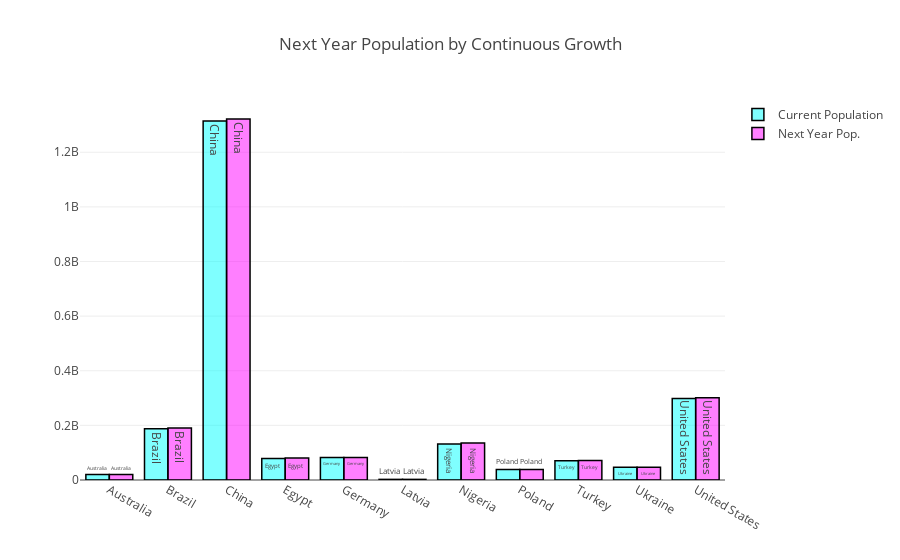

This figure's notebook cell:
### Code cell
trace1 = go.Bar(
                x = max_pop.Country,
                y = max_pop.Population,
                name = "Current Population",
                marker = dict(color = 'rgba(0, 255, 255, 0.5)',
                             line=dict(color='rgb(0,0,0)',width=1.5)),
                text = max_pop.Country)
trace2 = go.Bar(
                x = max_pop.Country,
                y = max_pop["Next Year Pop. Exp."],
                name = "Next Year Pop.",
                marker = dict(color = 'rgba(255, 0, 255, 0.5)',
                              line=dict(color='rgb(0,0,0)',width=1.5)),
                text = max_pop.Country)
data1 = [trace1, trace2]
layout = go.Layout(barmode = "group",title="Next Year Population by Continuous Growth")
fig = go.Figure(data = data1, layout = layout)
iplot(fig)

### Figure 1 — Plotly figure (JSON) as saved in the notebook; plotly's stock layout.template omitted (floating-point values rounded to 4 significant figures)
{"data": [{"marker": {"color": "rgba(0, 255, 255, 0.5)", "line": {"color": "rgb(0,0,0)", "width": 1.5}}, "name": "Current Population", "text": ["Australia ", "Brazil ", "China ", "Egypt ", "Germany ", "Latvia ", "Nigeria ", "Poland ", "Turkey ", "Ukraine ", "United States "], "type": "bar", "uid": "20715660-d4fa-4d6b-898b-fec88ab78929", "x": ["Australia ", "Brazil ", "China ", "Egypt ", "Germany ", "Latvia ", "Nigeria ", "Poland ", "Turkey ", "Ukraine ", "United States "], "y": [20264082, 188078227, 1313973713, 78887007, 82422299, 2274735, 131859731, 38536869, 70413958, 46710816, 298444215]}, {"marker": {"color": "rgba(255, 0, 255, 0.5)", "line": {"color": "rgb(0,0,0)", "width": 1.5}}, "name": "Next Year Pop.", "text": ["Australia ", "Brazil ", "China ", "Egypt ", "Germany ", "Latvia ", "Nigeria ", "Poland ", "Turkey ", "Ukraine ", "United States "], "type": "bar", "uid": "353d0774-afe0-4db9-876c-3d05d42a1be0", "x": ["Australia ", "Brazil ", "China ", "Egypt ", "Germany ", "Latvia ", "Nigeria ", "Poland ", "Turkey ", "Ukraine ", "United States "], "y": [20440000.0, 190000000.0, 1322000000.0, 80280000.0, 82410000.0, 2260000.0, 135000000.0, 38520000.0, 71170000.0, 46430000.0, 301200000.0]}], "layout": {"barmode": "group", "title": {"text": "Next Year Population by Continuous Growth"}}}
